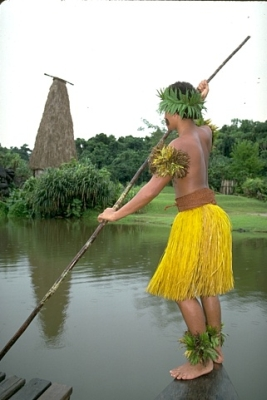
%> input picture testData/0001.jpg, 267 x 400 px
$ octave --eval "result = calFeatureHD(imread('../testData/0001.jpg'));"   (GNU Octave 9; MATLAB toolbox functions it lacks are replaced by stand-ins)
%> lines starting %> are read from the running program, lines starting %| are printed output that depends on the picture
function [feaList,feaLoc, segments] = calFeatureHD(src)
%--------------------------------------------------------
%
%
%---------------------------------------------------------
% first to get VLFeat 0.9.17 ready.
% run('D:\program\vlfeat-0.9.20-bin\vlfeat-0.9.20\toolbox\vl_setup')
% close all
% clear
[w,h,~] = size(src);
%> w = 400; h = 267

if w>=h
    W = 500;
    H = 500*h/w;
%> H = 333.8
else
    H = 500;
    W = w/h*500;
end

srcImg = imresize(src,[W,H],'bilinear');

regionSize = 50 ; % size of supuer pixel 40 . 10
regularizer = 1500;% recom: 500


% [ww,hh,dd] = size(im);
useLab = 1;
if useLab

    im = rgb2lab(srcImg);
%> im: size 500x334x3 double; mean of channels 1, 2, 3 62.7, -4.5, 11.5

    r_im = im(:,:,1); % L
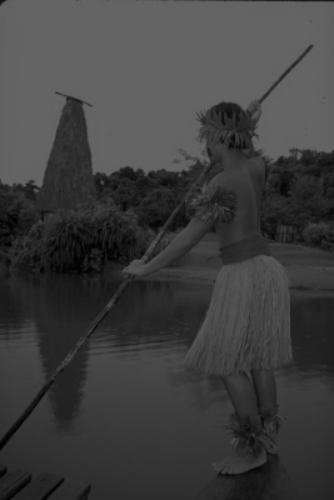
%> r_im: size 500x334 double; min 1.04, max 100, mean 62.7
    g_im = im(:,:,2); % a
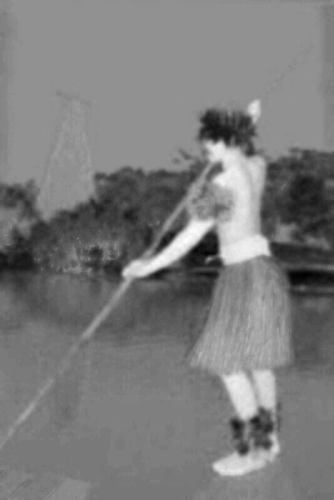
%> g_im: size 500x334 double; min -29.82, max 22.37, mean -4.5; drawn with min black and max white
    b_im = im(:,:,3); % b
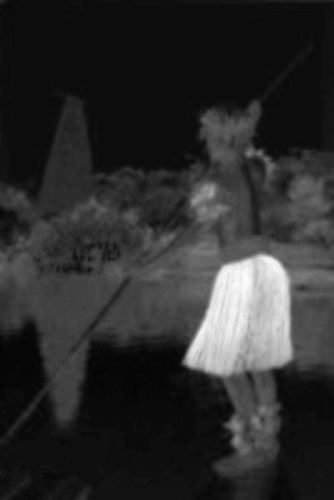
%> b_im: size 500x334 double; min -4.62, max 86.46, mean 11.5; drawn with min black and max white
else
    im = double(srcImg);
    r_im = im(:,:,1);
    g_im = im(:,:,2);
    b_im = im(:,:,3);
end

des_im = double(zeros(size(im)));
r_des_im = des_im(:,:,1);
g_des_im = des_im(:,:,2);
b_des_im = des_im(:,:,3);

%> (the run ends here)

$ run again, on testData/0005.jpg
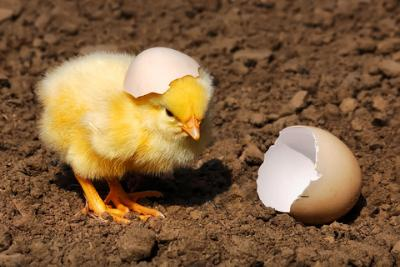
%> input picture testData/0005.jpg, 400 x 267 px
%> im: size 334x500x3 double; mean of channels 1, 2, 3 42.9, 9.5, 23.8
%> in calFeatureHD, `r_im = im(:,:,1);`:
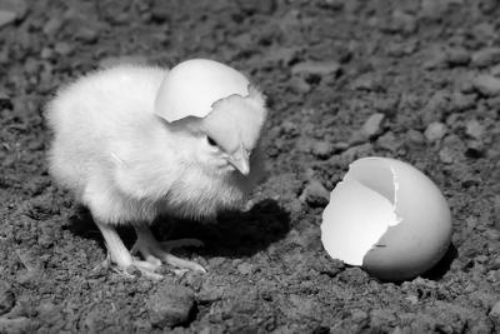
%> r_im: size 334x500 double; min 0, max 98.32, mean 42.9; drawn with min black and max white
%> in calFeatureHD, `b_im = im(:,:,3);`:
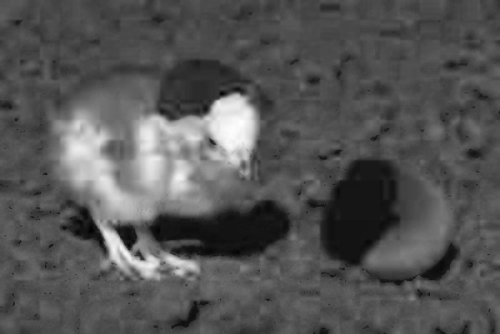
%> b_im: size 334x500 double; min -4.98, max 81.04, mean 23.8; drawn with min black and max white
